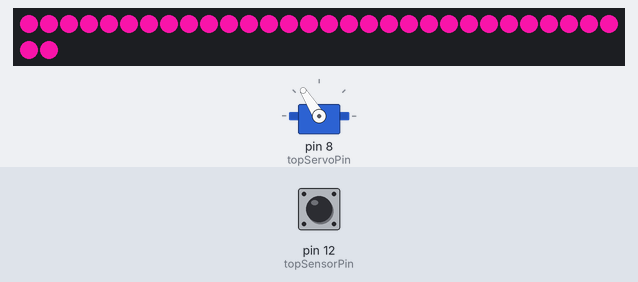
This sketch was run on a simulated Arduino Uno, built with avr-gcc and run on an emulated ATmega328P. Shown: 32 RGB LEDs in strip order, left to right, continuing on the next row, servo. The inputs (shaded band) are chosen by the test bench; at power-on: pin 12 (topSensorPin) HIGH. Dim RGB values are drawn brighter than linear; random numbers use the default seed unless the sketch sets one.

Above: at 1.2 s.
1.3 s: pin 12 (topSensorPin) driven LOW
At 2.5 s:
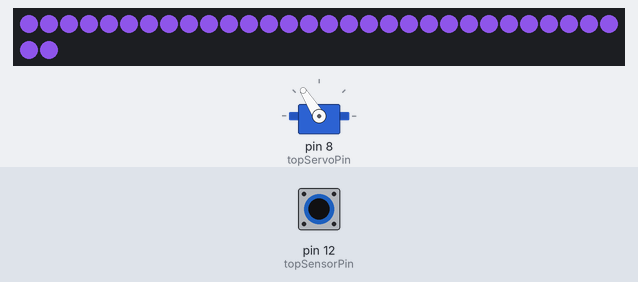
2.8 s: pin 12 (topSensorPin) pulsed HIGH 5 times (0.12 s each, 0.3 s apart)
At 3.11 s:
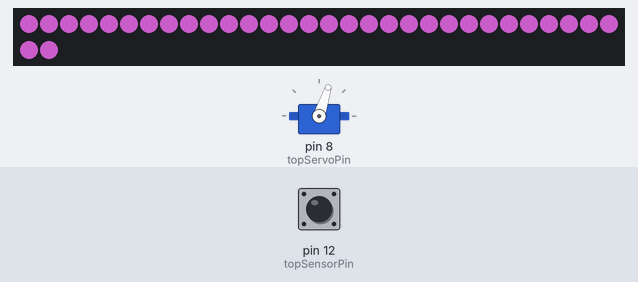
5.8 s: pin 12 (topSensorPin) pulsed HIGH 2 times (0.12 s each, 0.3 s apart)
At 7.0 s:
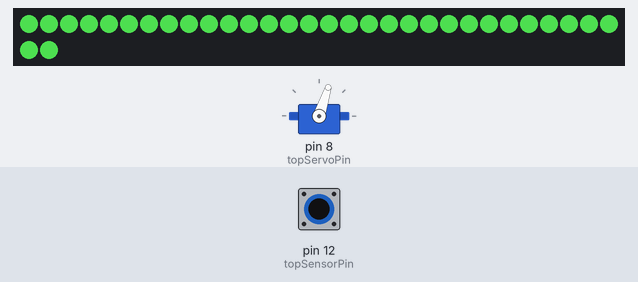
Timing chart, 0 to 8.8 s (numbered marks = the images above; inputs shaded):
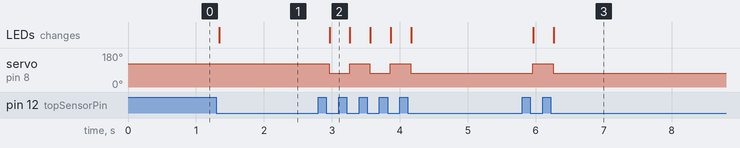

The sketch:

Box04SpiralSequence.ino
```cpp
#include <Adafruit_NeoPixel.h>
#include <Servo.h>

int redColour = 0;
int greenColour = 0;
int blueColour = 0;

int pathSwitchLeftIndicatorLightPin = 3;
int pathSwitchRightIndicatorLightPin = 2;

//----------------------------\\

Servo topServo;
int topServoPin = 8;
int topServoPos = 1;

int angle1 = 122;
int angle2 = 72;

int topSensorPin  = 12;

int spiralStripPin = 5;
int spiralNumStripPixels = 32;
int spiralLightSequence = 0;

volatile bool changeStripColour = false;

Adafruit_NeoPixel spiralStrip(spiralNumStripPixels , spiralStripPin , NEO_GRB + NEO_KHZ800);

//----------------------------------------------------------------------------------------------------------------------------------------\\

void setup()
{
	unsigned long currentTime = millis();

	digitalWrite(pathSwitchLeftIndicatorLightPin, HIGH);
	digitalWrite(pathSwitchRightIndicatorLightPin, LOW);

	spiralStrip.begin();
	changeTopStripColour();

	topServo.attach(topServoPin);
	topServo.write(angle1);

	pinMode(topSensorPin, INPUT);
  digitalWrite(topSensorPin, HIGH);

	PCICR |= B00000001;
	PCMSK0 |= B00010000;
}

void loop()
{
	if(changeStripColour == true){
		setColour();
		changeTopStripColour();
		changeStripColour = false;
	}
}

/*
	The purpose of this function is to detect any changes in state
    of the input pins (sensor pins) and set the corresponding bool
    variables to true and record current time (where applicable)
*/
ISR(PCINT0_vect)
{
	if (digitalRead(topSensorPin) == LOW)
	{
		changeStripColour = true;
	}
}

//----------------------------------------------------------------------------------------------------------------------------------------\\

/*
	The purpose of this function is to randomly generate a new colour for
    the strip lights
*/
void setColour()
{
	redColour = random(0, 255);
	greenColour = random(0,255);
	blueColour = random(0, 255);
}

/*
	The purpose of this function is to rotate the top servo to switch the
    path the ball takes between left path and right path and turn on the
    corresponding led indicator light bulb
*/
void changeTopServo(int topServoPos)
{
	if(topServoPos % 2 == 0)
	{
		topServo.write(angle1);
		digitalWrite(pathSwitchRightIndicatorLightPin, LOW);
		digitalWrite(pathSwitchLeftIndicatorLightPin, HIGH);
	}
	if(topServoPos % 2 != 0)
	{
		topServo.write(angle2);
		digitalWrite(pathSwitchLeftIndicatorLightPin, LOW);
		digitalWrite(pathSwitchRightIndicatorLightPin, HIGH);
	}
}

/*
	The purpose of this function is to change the colour of the top spiral light
    and call the function to rotate the top servo
*/
void changeTopStripColour()
{
	setColour();
	if (spiralLightSequence == 0)
	{
		changeTopServo(topServoPos);
		for (int i = 0; i < spiralNumStripPixels ; i++)
		{
			spiralStrip.setPixelColor(i, spiralStrip.Color(redColour, greenColour, blueColour));
			spiralStrip.show();
		}
		spiralLightSequence++;
		topServoPos++;
	}

	else if (spiralLightSequence == 1)
	{
		changeTopServo(topServoPos);
		for (int i = 0; i < spiralNumStripPixels ; i++)
		{
			spiralStrip.setPixelColor(i, spiralStrip.Color(redColour, greenColour, blueColour));
			spiralStrip.show();
		}
		spiralLightSequence++;
		topServoPos++;
	}

	else
	{
		changeTopServo(topServoPos);
		for (int i = 0; i < spiralNumStripPixels ; i++)
		{
			spiralStrip.setPixelColor(i, spiralStrip.Color(redColour, greenColour, blueColour));
			spiralStrip.show();
		}
		spiralLightSequence = 0;
		topServoPos++;
	}
}
```

Measured:
- after the input at 1.3 s, the LEDs: change after 0.05 s (image 1)
- after the input at 2.8 s, servo on pin 8 (topServoPin): alternates 122° for 0.30 s and 72° for 0.30 s, 5 changes in all, then stays 72°, starting after 0.16 s; the LEDs: change after 0.17 s (image 2)
- after the input at 5.8 s, servo on pin 8 (topServoPin): 72° → 122° after 0.16 s, → 72° 0.30 s later; the LEDs: first change after 0.17 s (image 3 shows a later state)
